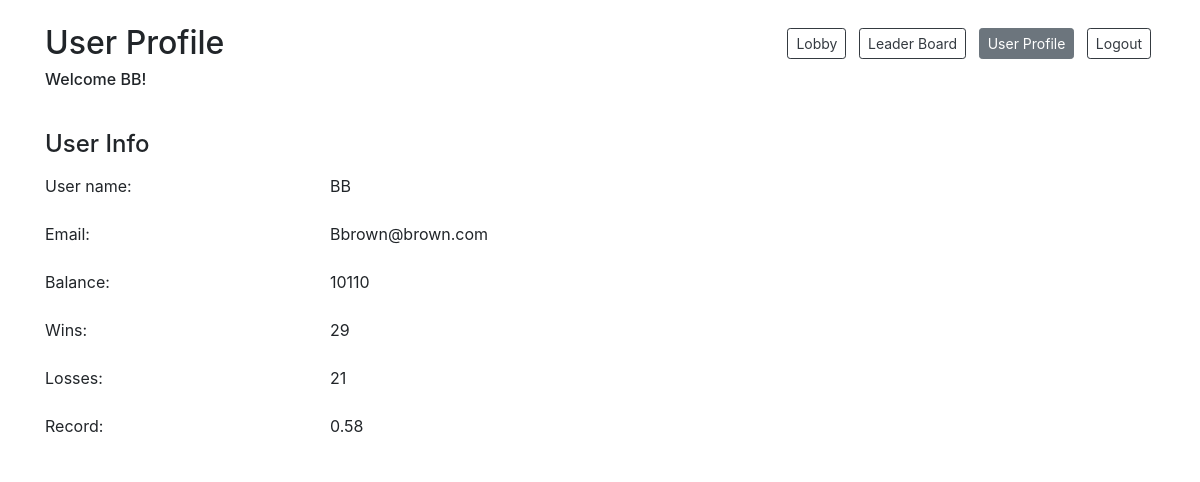
/user-profile (signed in), run on an earlier commit of the app's database.
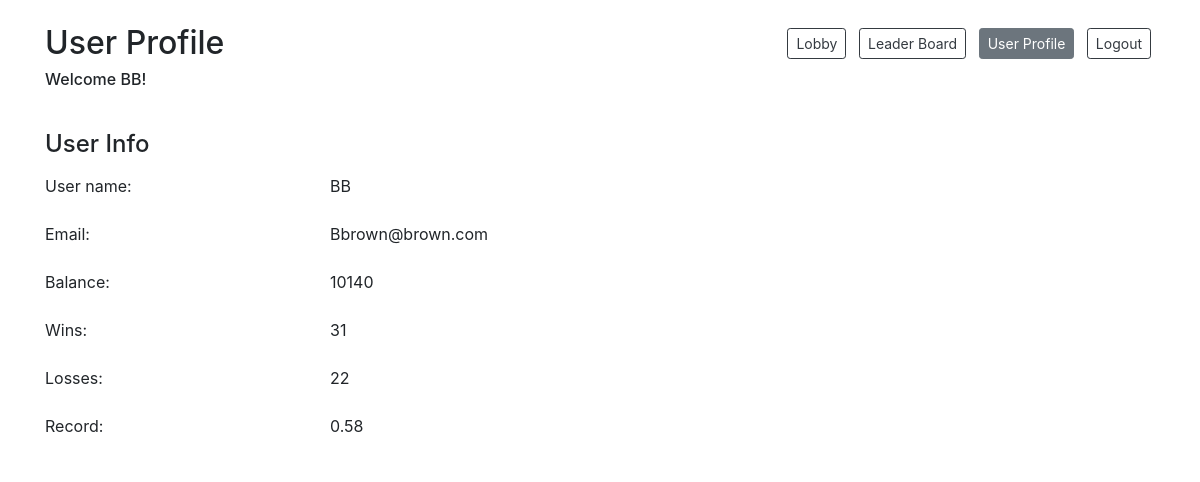
And on a later commit of the database.
### models.py (models this page shows)
class User(db.Model):
    __tablename__ = "users"
    id = db.Column(db.Integer, primary_key=True)
    user_name = db.Column(db.String(255))
    email = db.Column(db.String(255))
    password = db.Column(db.String(255))
    balance = db.Column(db.Integer)
    photo = db.Column(db.BLOB)
    wins = db.Column(db.Integer)
    losses = db.Column(db.Integer)
    current_game_id = db.Column(db.Integer, db.ForeignKey("games.id"), nullable=True)  # is null if not currently in a game
    current_game = db.relationship("Game", foreign_keys=[current_game_id], backref="game_users")
    created_at = db.Column(db.DateTime, server_default=func.now())
    updated_at = db.Column(db.DateTime, server_default=func.now(), onupdate=func.now())

### controller.py (the view)
def user_profile():
    if 'user_id' in session:
        user = getUser(session['user_id'])
        if user:
            return render_template('user-profile.html', user = user)
    return redirect('/login-registration')

### utilities.py (called while the page is built)
def getUser(user_id):
    user = User.query.get(user_id)
    return user

### templates/user-profile.html (shortened to what this page needs)
<!DOCTYPE html>
<html lang="en">
<head>
    <link href="https://stackpath.bootstrapcdn.com/bootstrap/4.4.1/css/bootstrap.min.css" rel="stylesheet">
</head>
<body>
    <div class="container bg-white">
        <div class="row justify-content-between mt-4 mb-2">
            <div class="col-auto">
                <h2>User Profile</h2>
                <h6>Welcome {{user.user_name}}!</h6>
            </div>
            <div class="col-auto">
                <a href="/lobby" class="col-auto btn btn-outline-dark btn-sm mx-1 mt-1 mb-3">Lobby</a>
                <a href="/leaderboard" class="col-auto btn btn-outline-dark btn-sm mx-1 mt-1 mb-3">Leader Board</a>
                <a href="#" class="inactive col-auto btn btn-secondary btn-sm mx-1 mt-1 mb-3">User Profile</a>
                <a href="/logout-action" class="col-auto btn btn-outline-dark btn-sm mx-1 mt-1 mb-3">Logout</a>
            </div>
        </div>
        <h4 class="pb-2 pt-4">User Info</h4>
        <div class="row mb-2 align-items-left">
            <p class="col-2">User name: </p>
            <div class="col-1"></div>
            <p class="col-2">{{user.user_name}}</p>
        </div>
        <div class="row mb-2 align-items-left">
            <p class="col-2">Email: </p>
            <div class="col-1"></div>
            <p class="col-2">{{user.email}}</p>
        </div>
        <div class="row mb-2 align-items-left">
            <p class="col-2">Balance: </p>
            <div class="col-1"></div>
            <p class="col-2">{{user.balance}}</p>
        </div>
        <div class="row mb-2 align-items-left">
            <p class="col-2">Wins: </p>
            <div class="col-1"></div>
            <p class="col-2">{{user.wins}}</p>
        </div>
        <div class="row mb-2 align-items-left">
            <p class="col-2">Losses: </p>
            <div class="col-1"></div>
            <p class="col-2">{{user.losses}}</p>
        </div>
        <div class="row mb-2 align-items-left">
            <p class="col-2">Record: </p>
            <div class="col-1"></div>
            {% if user.wins or user.losses %}
            <p class="col-2">{{'%0.2f'| format(user.wins/(user.wins+user.losses))}}</p>
            {% endif %}
        </div>
    </div>
</body>
</html>

What changed in the data, as far as the page shows it:
changed User "BB": balance "10110" → "10140"; wins "29" → "31"; losses "21" → "22"
